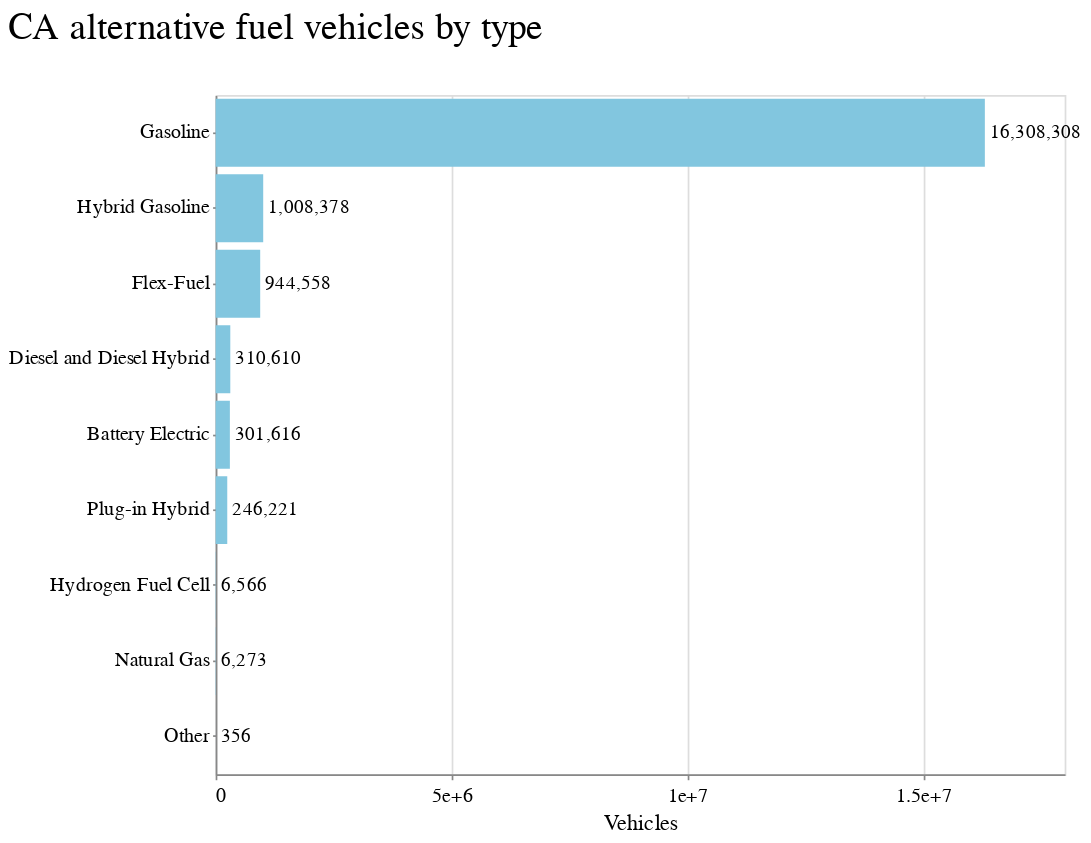

The code cell stored with this chart in its notebook:
### Markdown cell above
# Chart the fuel type counts

### Code cell
chart_fuels = alt.Chart(fuel).mark_bar().encode(
    y=alt.Y('fuel:N', title=' ',
        sort=alt.EncodingSortField(
            field="vehicles",  # The field to use for the sort
            op="sum",  # The operation to run on the field prior to sorting
            order="descending"  # The order to sort in
        ), axis=alt.Axis(format='', tickCount=5)),
    x=alt.X("sum(vehicles):Q", title="Vehicles", axis=alt.Axis(format='', tickCount=5))
)

chart_fuels_text = chart_fuels.mark_text(
    align='left',
    baseline='middle',
    dx=3  # Nudges text to right so it doesn't appear on top of the bar
).encode(text=alt.Text('sum(vehicles)', format=',')
)


(chart_fuels + chart_fuels_text)\
.properties(height=400, width=500, title='CA alternative fuel vehicles by type')

### Figure 1 — Vega-Lite specification as saved in the notebook (floating-point values rounded to 4 significant figures)
{"config": {"view": {"width": 800, "height": 450}, "background": "#ffffff", "title": {"anchor": "start", "font": "Benton Gothic Bold, sans", "fontColor": "#000000", "fontSize": 22, "fontWeight": "normal"}, "arc": {"fill": "#82c6df"}, "area": {"fill": "#82c6df"}, "line": {"stroke": "#82c6df", "strokeWidth": 3}, "path": {"stroke": "#82c6df"}, "rect": {"fill": "#82c6df"}, "shape": {"stroke": "#82c6df"}, "bar": {"fill": "#82c6df"}, "point": {"stroke": "#82c6df"}, "symbol": {"fill": "#82c6df", "size": 30}, "axis": {"titleFont": "Benton Gothic Bold, sans", "titleFontSize": 13, "titleFontWeight": "normal", "labelFont": "Benton Gothic, sans", "labelFontSize": 11.5, "labelFontWeight": "normal"}, "axisX": {"labelAngle": 0, "labelPadding": 4, "tickSize": 3}, "axisY": {"labelBaseline": "middle", "maxExtent": 45, "minExtent": 45, "tickSize": 2, "titleAlign": "left", "titleAngle": 0, "titleX": -45, "titleY": -11}, "legend": {"titleFont": "Benton Gothic Bold, sans", "titleFontSize": 13, "titleFontWeight": "normal", "symbolType": "square", "labelFont": "Benton Gothic, sans", "labelFontSize": 11.5}, "range": {"category": ["#3580b1", "#ec8431", "#ab7fb4", "#c89d29", "#adc839", "#829eb1"], "diverging": ["#e68a4f", "#f4bb6a", "#f9e39c", "#dadfe2", "#a6b7c6", "#849eae"], "heatmap": ["#fbf2c7", "#f9e39c", "#f8d36e", "#f4bb6a", "#e68a4f", "#d15a40", "#ab4232"], "ordinal": ["#fbf2c7", "#f9e39c", "#f8d36e", "#f4bb6a", "#e68a4f", "#d15a40", "#ab4232"], "ramp": ["#fbf2c7", "#f9e39c", "#f8d36e", "#f4bb6a", "#e68a4f", "#d15a40", "#ab4232"]}}, "layer": [{"mark": "bar", "encoding": {"x": {"type": "quantitative", "aggregate": "sum", "axis": {"format": "", "tickCount": 5}, "field": "vehicles", "title": "Vehicles"}, "y": {"type": "nominal", "axis": {"format": "", "tickCount": 5}, "field": "fuel", "sort": {"field": "vehicles", "op": "sum", "order": "descending"}, "title": " "}}}, {"mark": {"type": "text", "align": "left", "baseline": "middle", "dx": 3}, "encoding": {"text": {"type": "quantitative", "aggregate": "sum", "field": "vehicles", "format": ","}, "x": {"type": "quantitative", "aggregate": "sum", "axis": {"format": "", "tickCount": 5}, "field": "vehicles", "title": "Vehicles"}, "y": {"type": "nominal", "axis": {"format": "", "tickCount": 5}, "field": "fuel", "sort": {"field": "vehicles", "op": "sum", "order": "descending"}, "title": " "}}}], "data": {"name": "data-0a1dc1c0d6055ae81d64d6a31cc23ba2"}, "height": 400, "title": "CA alternative fuel vehicles by type", "width": 500, "$schema": "https://vega.github.io/schema/vega-lite/v4.0.2.json", "datasets": {"data-0a1dc1c0d6055ae81d64d6a31cc23ba2": [{"fuel": "Battery Electric", "vehicles": 301616}, {"fuel": "Diesel and Diesel Hybrid", "vehicles": 310610}, {"fuel": "Flex-Fuel", "vehicles": 944558}, {"fuel": "Gasoline", "vehicles": 16308308}, {"fuel": "Hybrid Gasoline", "vehicles": 1008378}, {"fuel": "Hydrogen Fuel Cell", "vehicles": 6566}, {"fuel": "Natural Gas", "vehicles": 6273}, {"fuel": "Other", "vehicles": 356}, {"fuel": "Plug-in Hybrid", "vehicles": 246221}]}}
